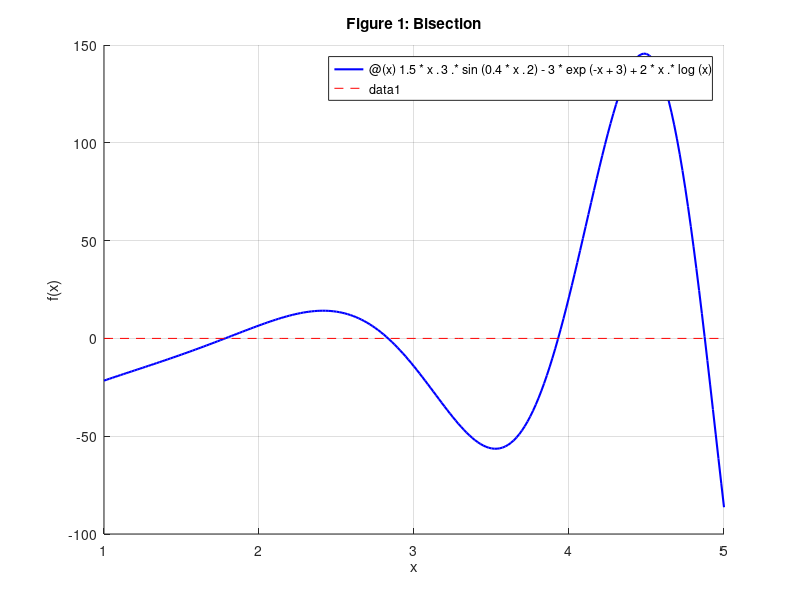

This figure's MATLAB source: (Note: this script raises an error after producing the figure.)
%% Midterm Exam Problem 2 - Nouh Shaikh

% Bisection roots method was used by the file provided on brightspace. 
% Secant roots was used from the previous problem. 
clear; clc; close all;

func_1 = @(x) 1.5 * x.^3 .* sin(0.4 * x.^2) - 3 * exp(-x + 3) + 2 * x .* log(x);

xb = [];  
x = 1e-5; 
dx = 0.1;

while x + dx <= 5
    if func_1(x) * func_1(x + dx) < 0
        xb = [xb; x, x + dx]; 
    end
    x = x + dx;
end

fprintf('Matrix of Brackets (xb):\n'); disp(xb);
num_roots = size(xb, 1);

figure(1); hold on; grid on; xlabel('x'); ylabel('f(x)'); title('Figure 1: Bisection');
fplot(func_1, [1, 5], 'b', 'LineWidth', 1.5);
fplot(@(x) 0, [1, 5], 'r--', 'LineWidth', 0.5);

roots_bisection = zeros(num_roots, 1);
for i = 1:num_roots
    roots_bisection(i) = Bisection_roots(func_1, xb(i,1), xb(i,2));
    plot(roots_bisection(i), 0, 'or', 'MarkerSize', 8);
end
fprintf('Roots via Bisection:\n'); disp(roots_bisection);

figure(2); hold on; grid on; xlabel('x'); ylabel('f(x)'); title('Figure 2: fzero');
fplot(func_1, [1, 5], 'b', 'LineWidth', 1.5);
fplot(@(x) 0, [1, 5], 'r--', 'LineWidth', 0.5);

roots_fzero = zeros(num_roots, 1);
for i = 1:num_roots
    roots_fzero(i) = fzero(func_1, (xb(i,1) + xb(i,2)) / 2);
    plot(roots_fzero(i), 0, 'ks', 'MarkerFaceColor', 'k', 'MarkerSize', 5);
end
fprintf('Roots via fzero:\n'); disp(roots_fzero);

figure(3); hold on; grid on; xlabel('x'); ylabel('f(x)'); title('Figure 3: Secant');
fplot(func_1, [1, 5], 'b', 'LineWidth', 1.5);
fplot(@(x) 0, [1, 5], 'r--', 'LineWidth', 0.5);

roots_secant = zeros(num_roots, 1);
for i = 1:num_roots
    roots_secant(i) = Secant_roots(func_1, xb(i,1), xb(i,2));
    plot(roots_secant(i), 0, 'bd', 'MarkerFaceColor', 'b', 'MarkerSize', 5);
end
fprintf('Roots via Secant:\n'); disp(roots_secant);
